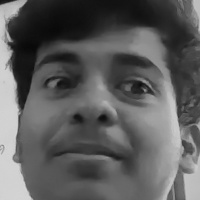
#> input picture data/user.1.107.jpg, 200 x 200 px, given in place of the camera
$ python tempCodeRunnerFile.py
#> lines starting #> are read from the running program, lines starting #| are printed output that depends on the picture; after the words box and inside, x2 and y2 are one past the last pixel; in counts of white or black regions, pixels touching at a corner belong together
import cv2
from datetime import datetime
import os
from PIL import Image #pip install pillow
import numpy as np    # pip install numpy


def generate_dataset():
    face_classifier =cv2.CascadeClassifier("haarcascade_frontalface_default.xml")
    def face_cropped(img):
        gray = cv2.cvtColor(img, cv2.COLOR_BGR2GRAY)
        faces = face_classifier.detectMultiScale(gray,1.3,5)

        if faces is ():
            return None
        for(x, y, w, h) in faces:
            cropped_face = img[y:y+h, x:x+w]
        return cropped_face
    cap = cv2.VideoCapture(0)
    id=1
    img_id=0

    while True:
        ret, frame = cap.read()
#> frame is the input picture: shape (200, 200, 3); min 8, max 215, mean 93.2
        if face_cropped(frame) is not None:
#> in face_cropped, `faces = face_classifier.detectMultiScale(gray,1.3,5)`: faces = [[10, 11, 181, 181]]
#> the loop in face_cropped, `for(x, y, w, h) in faces:` made 1 pass
#> pass 1, in face_cropped, `cropped_face = img[y:y+h, x:x+w]`:
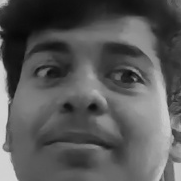
#> cropped_face: shape (181, 181, 3); min 8, max 213, mean 88.1
            img_id+=1
#> img_id = 1
            face = cv2.resize(face_cropped(frame), (200,200))
#> the loop in face_cropped (call 2), `for(x, y, w, h) in faces:` made 1 pass
            face = cv2.cvtColor(face, cv2.COLOR_BGR2GRAY)
#> face: shape (200, 200)
            file_name_path = "data/user."+str(id)+"."+str(img_id)+".jpg"
#> file_name_path = 'data/user.1.1.jpg'
            cv2.imwrite(file_name_path, face)
            cv2.putText(face, str(img_id), (50,50), cv2.FONT_HERSHEY_COMPLEX, 1, (0,255,0), 2)
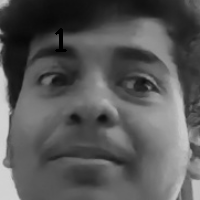
#> face: shape (200, 200); min 0, max 212, mean 87.8

            cv2.imshow("Cropped face", face)

        if cv2.waitKey(1)==13 or int(img_id)==300: #13 is the ASCII character of Enter
#> (key Esc is pressed here)
            break
    cap.release()
    cv2.destroyAllWindows()
    print("Collecting samples is completed....")
generate_dataset()

def train_classifier(data_dir):
#> called with data_dir = 'data'
    path = [os.path.join(data_dir, f) for f in os.listdir(data_dir)]

    faces = []
    ids = []

    for image in path:
        img = Image.open(image).convert('L')
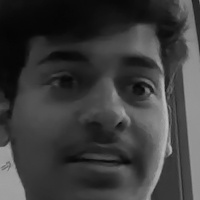
#> input picture data/user.1.10.jpg, 200 x 200 px
#> img is the input picture: PIL image 200x200 L; min 4, max 189, mean 60.4
        imageNp = np.array(img, 'uint8')
        id = int(os.path.split(image)[1].split(".")[1])

        faces.append(imageNp)
        ids.append(id)

    ids = np.array(ids)

    # Train and save classifier
    clf = cv2.face.LBPHFaceRecognizer_create()
    clf.train(faces,ids)
    clf.write("classifier.xml")
train_classifier("data")

def draw_boundary(img, classifier, scaleFactor, minNeighbors, color, text, clf):
#> called with scaleFactor = 1.1, minNeighbors = 10, color = (255, 255, 255), text = 'Face'
    gray_img = cv2.cvtColor(img, cv2.COLOR_BGR2GRAY)
    features = classifier.detectMultiScale(gray_img, scaleFactor, minNeighbors)
#> features = [[11, 11, 177, 177]]

    coords =[]

    for (x,y,w,h) in features:
        cv2.rectangle(img, (x,y), (x+w,y+h), color, 2 )
        id, pred = clf.predict(gray_img[y:y+h,x:x+w])
        confidence = int(100*(1-pred/300))

        if confidence>75:
            if id==1:
                cv2.putText(img, "Santhosh", (x,y-5), cv2.FONT_HERSHEY_SIMPLEX, 0.8, color, 1, cv2.LINE_AA)
            if id==2:
                cv2.putText(img, "GURUTEJA", (x,y-5), cv2.FONT_HERSHEY_SIMPLEX, 0.8, color, 1, cv2.LINE_AA)
            if id==3:
                cv2.putText(img, "RISHK", (x,y-5), cv2.FONT_HERSHEY_SIMPLEX, 0.8, color, 1, cv2.LINE_AA)
            if id==4:
                cv2.putText(img, "AKSHITH", (x,y-5), cv2.FONT_HERSHEY_SIMPLEX, 0.8, color, 1, cv2.LINE_AA)
            if id==5:
                cv2.putText(img, "GOWRI(DONKEY)", (x,y-5), cv2.FONT_HERSHEY_SIMPLEX, 0.8, color, 1, cv2.LINE_AA)
        else:
            cv2.putText(img, "UNKNOWN", (x,y-5), cv2.FONT_HERSHEY_SIMPLEX, 0.8, (0,0,255), 1, cv2.LINE_AA)
        coords = [x,y,w,h]
#> this loop made 1 pass
#> (x, y, w, h, id, pred, confidence) on pass 1: (11, 11, 177, 177, 1, 38.27, 87)
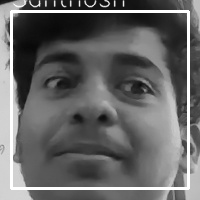
#> img: shape (200, 200, 3); 6.23% of pixels changed, all inside (x1, y1, x2, y2) = (10, 0, 190, 190)
    return coords
def recognize(img,clf,faceCascade):
    coords = draw_boundary(img,faceCascade, 1.1, 10, (255, 255, 255),"Face", clf)
#> coords = [11, 11, 177, 177]
    return img

# loading classifier
faceCascade = cv2.CascadeClassifier("haarcascade_frontalface_default.xml")

clf = cv2.face.LBPHFaceRecognizer_create()
clf.read("classifier.xml")


video_capture = cv2.VideoCapture(0)

while True:
    ret, img = video_capture.read()
    img = recognize(img, clf, faceCascade)
    cv2.imshow("face Detection", img)

    if cv2.waitKey(1)==13:
#> (key Esc is pressed here)
        break
video_capture.release()
cv2.destroyAllWindows()
